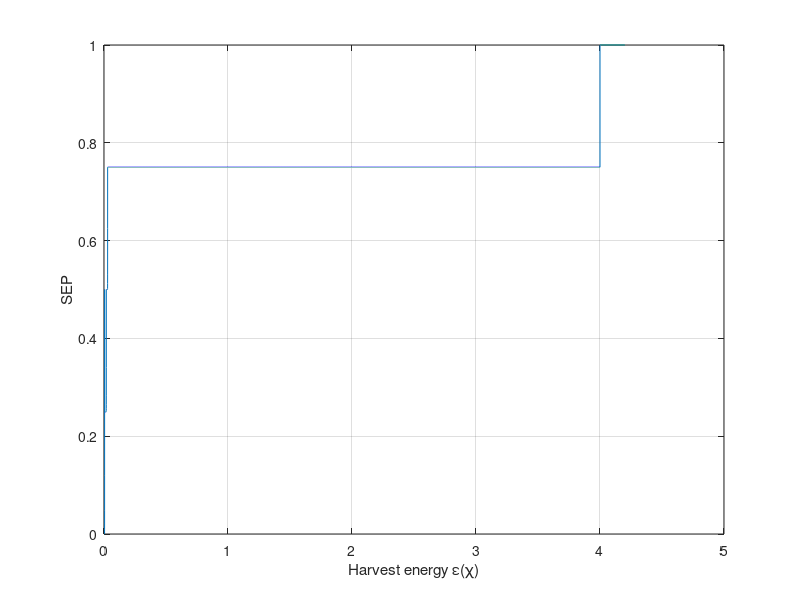

Reproduce this figure in MATLAB.
v = [4,2,1,0];
n = 4;
e = 0:0.0001:4.2;
dmin=0.1;
p = [0.5,1.866,2.92,400];
p1=[];
energy=0;
for i=1:length(e)
    d=0;
    for j=1:4
        energy = p(j)*(dmin*dmin)-e(i);
        if energy<0.00000000000000000000000001
            d=d+0.25;
        else
            d=d+v(j)*0.25*qfunc((sin(pi/4)*sqrt(energy))/0.006);
        end
    
    end
    p1=[p1 d];
end 
plot(e,p1);
grid on;
xlabel('Harvest energy ε(χ)');
ylabel('SEP');